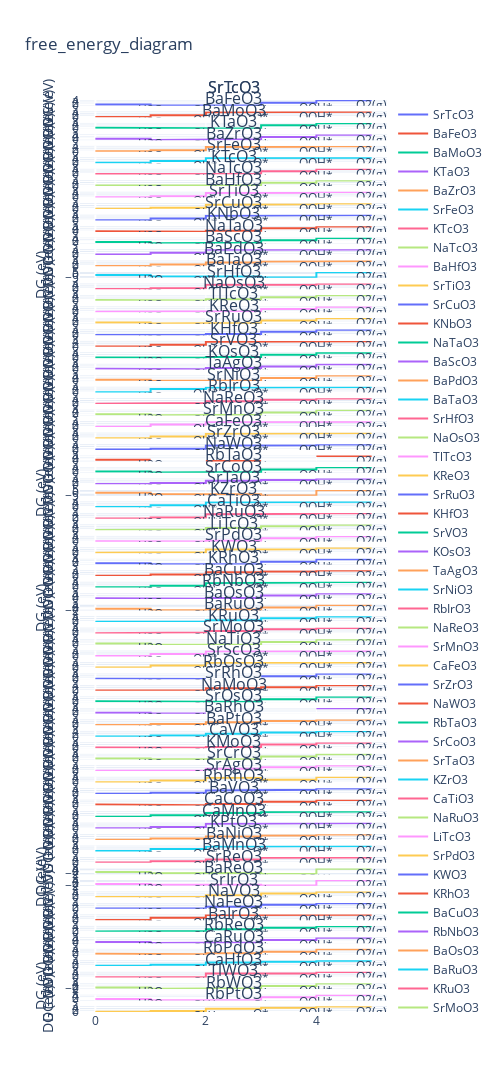

Source (notebook cell):
### Code cell
fig = make_subplots(rows = 80, cols = 1, shared_xaxes = True,
                   subplot_titles=tuple(df['formula']), column_titles = tuple(df['formula']),
                  # vertical_spacing = 0.01
                   )

x_list = [0,1,1,2,2,3,3,4,4,5]
y_idx = [0,0,1,1,2,2,3,3,4,4]

for idx in range(1,81):
    ads_list= [0, df.loc[idx,'DE_OH'], df.loc[idx,'DE_O'], df.loc[idx,'DE_OOH'], 4.92]
    
    y_list = []
    for x in range(len(x_list)):
      #  print(x_list[x]," ",ads_list[y_idx[x]])
        y_list.append(ads_list[y_idx[x]])

    fig.append_trace(go.Scatter(x = x_list, y = y_list, name = df.loc[idx,'formula'],
                               text = ['', 'H2O','','OH*','','O*','','OOH*','','O2(g)'],
                               textposition = "bottom center",
                               mode = 'lines+text'), row = idx, col = 1)
    fig.update_yaxes(title_text = 'DG (eV)')
    layout = go.Layout(title = 'free energy diagram', titlefont = dict(size = 25), autosize = True, 
                          )

fig.update_layout(title_text = 'free_energy_diagram', showlegend = True, height = 15000, width = 500 )
# pyo.iplot(fig)
fig.show()
